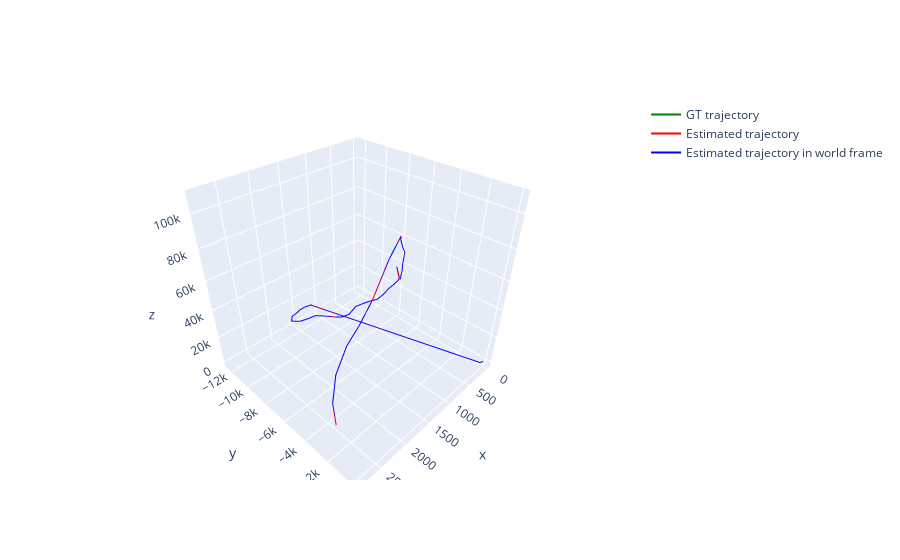

Notebook source saved alongside this figure:
### Code cell
estimated_trajectory = vo.get_trajectory()
gt_trajectory = data.get_trajectory()

C = camera.get_camera_transform()
C_inv = np.linalg.inv(C)    

estimated_poses = estimated_trajectory['poses']
estimated_poses_in_world = [] 

MAX_FRAMES = 121
for i in range(len(estimated_poses)):
    if i == MAX_FRAMES: break
    pose = estimated_poses[i]
    pose_in_world = pose @ C_inv
    estimated_poses_in_world.append(pose_in_world)
    

estimated_positions = []
estimated_positions_in_world = [] 
for i in range(len(estimated_poses_in_world)):
    estimated_positions.append(estimated_poses[i][:3, 3]*0.208)
    estimated_positions_in_world.append(estimated_poses_in_world[i][:3, 3]*0.208)

gt_poses = []
gt_positions = []
for i in range(121):
    if i == MAX_FRAMES: break
    x_gt, y_gt, theta_gt = gt_trajectory[i]['ground_truth_pose']
    gt_poses.append(np.array([x_gt, y_gt, 0, 0, 0, theta_gt]))
    gt_positions.append(np.array([x_gt, y_gt, 0]))
    
fig = go.Figure()
gt_x_coords = [position[0] for position in gt_positions]
gt_y_coords = [position[1] for position in gt_positions]
gt_z_coords = [position[2] for position in gt_positions]
fig.add_trace(go.Scatter3d(x=gt_x_coords, y=gt_y_coords, z=gt_z_coords, mode='lines', name='GT trajectory', line=dict(color='green')))

estimated_x_coords = [position[0] for position in estimated_positions]
estimated_y_coords = [position[1] for position in estimated_positions]
estimated_z_coords = [position[2] for position in estimated_positions]
fig.add_trace(go.Scatter3d(x=estimated_x_coords, y=estimated_y_coords, z=estimated_z_coords, mode='lines', name='Estimated trajectory', line=dict(color='red')))

estimated_x_coords_in_world = [position[0] for position in estimated_positions_in_world]
estimated_y_coords_in_world = [position[1] for position in estimated_positions_in_world]
estimated_z_coords_in_world = [position[2] for position in estimated_positions_in_world]
fig.add_trace(go.Scatter3d(x=estimated_x_coords_in_world, y=estimated_y_coords_in_world, z=estimated_z_coords_in_world, mode='lines', name='Estimated trajectory in world frame', line=dict(color='blue')))

fig.show()
